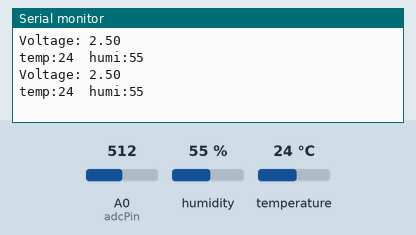
The sketch below on a simulated Arduino Uno, built with avr-gcc and run on an emulated ATmega328P. Parts: the last lines printed to the serial monitor. Inputs (shaded band) come from the test bench; at power-on: humidity 55 %, A0 (adcPin) = 512, temperature 24 °C.

Above: at 1.8 s.
1.9 s: humidity set to 22 %
At 2.5 s:
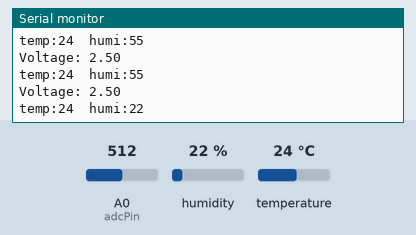
3.4 s: A0 (adcPin) set to 716
At 4.7 s:
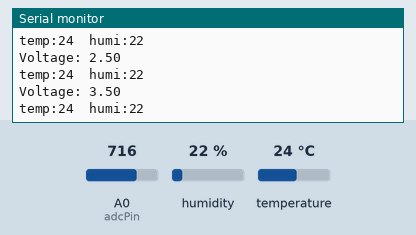
4.9 s: temperature set to 12 °C
At 6.0 s:
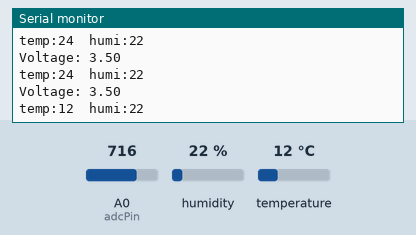
6.4 s: A0 (adcPin) set to 900
At 7.6 s:
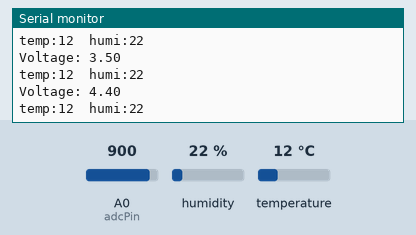
7.9 s: humidity set to 40 %
At 9.0 s:
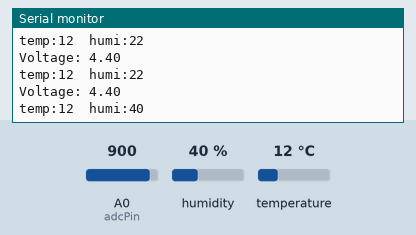
Timing chart, 0 to 10.4 s (numbered marks = the images above; inputs shaded):
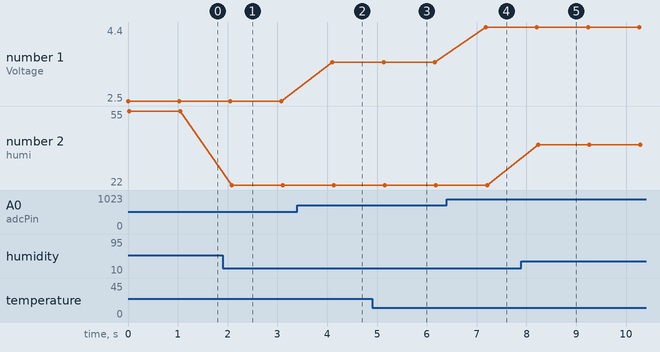

Measured:
- after the input at 1.9 s, the serial monitor: prints a new line after 0.18 s (image 1)
- after the input at 3.4 s, the serial monitor: prints a new line after 0.71 s (image 2)
- after the input at 4.9 s, the serial monitor: prints a new line after 0.26 s (image 3)
- after the input at 6.4 s, the serial monitor: prints a new line after 0.78 s (image 4)
- after the input at 7.9 s, the serial monitor: prints a new line after 0.34 s (image 5)
- plotted number 1: 2.5 → 3.5 after the input at 3.4 s, 3.5 → 4.4 after the input at 6.4 s
- plotted number 2: 55 → 22 after the input at 1.9 s, 22 → 40 after the input at 7.9 s

The sketch:

readDHT11.ino
```cpp
// (licence header left out)
#include <DFRobot_DHT11.h>
DFRobot_DHT11 DHT;
#define DHT11_PIN 10
#define adcPin A0

void setup(){
  Serial.begin(115200);
 pinMode(adcPin,INPUT);
}

void loop(){
 float adcValue = analogRead(adcPin);

 float Voltage = (adcValue/1023)*5;
 Serial.print("Voltage: ");
 Serial.println(Voltage);

  DHT.read(DHT11_PIN);
  Serial.print("temp:");
  Serial.print(DHT.temperature);
  Serial.print("  humi:");
  Serial.println(DHT.humidity);
  delay(1000);
}
```
